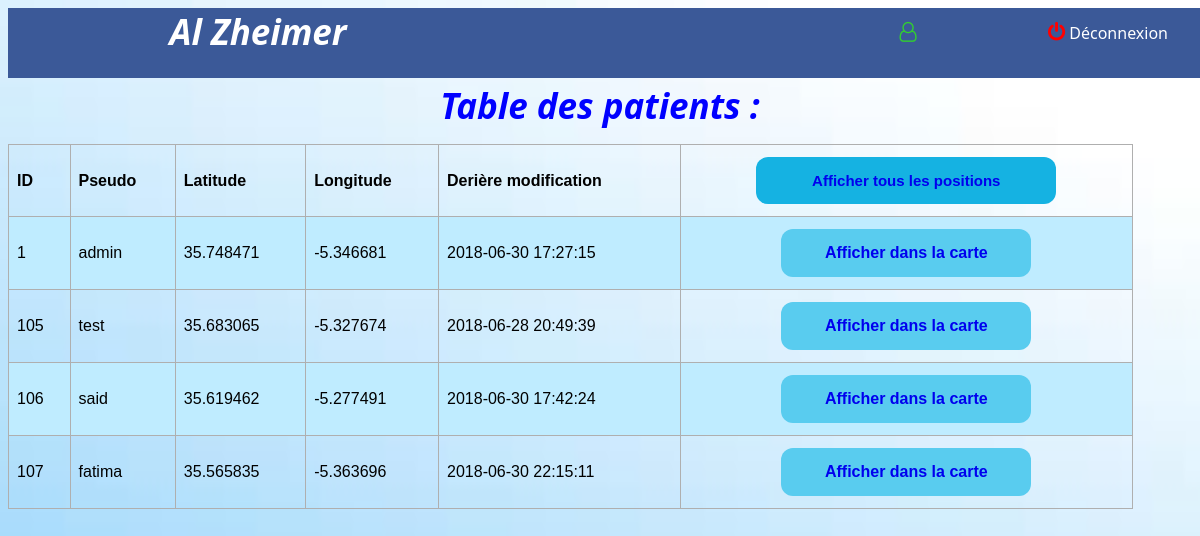
The page /Partie_Web/admin/admin.php on the database its author committed.
### tables this page shows
CREATE TABLE IF NOT EXISTS `map` (
  `id` int(3) NOT NULL AUTO_INCREMENT,
  `pseudo` varchar(30) NOT NULL,
  `longitude` decimal(10,6) NOT NULL,
  `latitude` decimal(10,6) NOT NULL,
  `date_creation` datetime NOT NULL DEFAULT CURRENT_TIMESTAMP,
  PRIMARY KEY (`id`),
  KEY `pseudo` (`pseudo`)
);

### Partie_Web/admin/admin.php (the view, shortened to what this page needs)
<?php
include('header.php');
?>
<!DOCTYPE html>
<html lang="fr">
	<head>
		<link rel="stylesheet" href="../css/admincss.css">
	</head>
	<body style=" background-image: url(../images/pg.jpg);
	 background-repeat: no-repeat;
	 background-size:100% 100%;
	 " >
<div style="padding-top: 5%; padding-bottom: 100%;">
	<div style="margin: 5px; padding: 5px; text-align: center;"><h1 style="color: blue;">Table des patients :</h1></div>
		<div>
		<table style="border-radius: 12px;">
  <tr>
   <th >ID</th>
    <th>Pseudo</th>
    <th>Latitude</th>
    <th>Longitude</th>
    <th>Derière modification</th>
    <th style="text-align: center;"><button style="background-color:#15B2E2;
															border: none;
															width: 300px;
															transition-duration: 0.4s;
														padding: 15px 32px;
														text-decoration: none;
														display: inline-block;
														border-radius: 12px;
														font-size: 15px;
														margin: 4px 2px;
	cursor: pointer;"><a href="SQLtoXML.php" style="font-weight: bold; text-decoration: none;">Afficher tous les positions </a> </button></th>
  </tr>
  <?php
			$db = new PDO('mysql:host=localhost;dbname=google_maps','root','');
			$reponse = $db->query(" SELECT * FROM map ");
			while($row=$reponse->fetch())
			{
				echo '
				<tr>
							<td>'.$row['id'].'</td>
							<td>'.$row['pseudo'].'</td>
							<td>'.$row['latitude'].'</td>
							<td>'.$row['longitude'].'</td>
							<td>'.$row['date_creation'].'</td>
							<td style="text-align: center;"><button style="background-color: #59CCEF;
								border: none;
								width: 250px;
								padding: 15px 32px;
									text-decoration: none;
									display: inline-block;
										font-size: 16px;
								border-radius: 12px;
								margin: 4px 2px;
								cursor: pointer;"><a href="SQLtoXML1.php?q='.$row['id'].'" style="font-weight: bold; text-decoration: none;">Afficher dans la carte</a> </button>
							</td>
  				</tr> ';
			}
			?>
</table>
</div>
</div>
</body>
</html>

### Partie_Web/admin/header.php (shortened to what this page needs)
<?php
$username = $_SESSION['uname'];
?>
<!doctype html>
<html>
	<head>
<link rel="stylesheet" href="https://cdnjs.cloudflare.com/ajax/libs/font-awesome/4.7.0/css/font-awesome.min.css">
	</head>
	<body>
		<nav style="position: fixed; width: 100%;">
	 	 <ul>
  			<li><a  href="deconnection.php"> <i class="fa fa-power-off" style="font-size:20px;color:red"></i>  Déconnexion</a></li>
  			<li><a href="admin.php"> <i class="fa fa-user-o" style="font-size:20px;color:limegreen"></i>  <?php echo $username; ?></a></li>
  			<li id="tt" style="float: left; width: 500px; text-align: center;"><h1>Al Zheimer</h1></li>
		 </ul>
		</nav>
	</body>
</html>

### Partie_Web/css/admincss.css (style rules this page uses)
ul { list-style-type: none; margin: 0; padding: 0; }
li { display: inline; width: 200px; margin: auto; padding: inherit; }
h1 { margin: auto; padding:inherit; }
table { font-family: arial, sans-serif; border-collapse: collapse; width: 95%; border-radius: 12px; }
td, th { border: 1px solid #AFAFAF; text-align: left; padding: 8px; }
tr:nth-child(even) { background-color:#BFECFF; }

### Partie_Web/admin/header.php (style rules this page uses)
body { font-family: Segoe, Segoe UI, DejaVu Sans, Trebuchet MS, Verdana," sans-serif"; }
ul { list-style-type: none; margin: auto; padding: auto; overflow: hidden; background-color: #3b5998; height: 70px; display: block; position: fixed; width: 100%; }
li { float: right; height: 70px; margin: auto; padding: auto; }
li a { display: block; color: white; text-align: center; padding: 14px 16px; text-decoration: none; height: 70px; }
h1 { color: white; font-size: 35px; font-style: italic; margin: 12px auto auto auto; padding: inherit; height: auto; width: auto; }

### rows shown on the page
map: id "1", pseudo "admin", latitude "35.748471", longitude "-5.346681", date_creation "2018-06-30 17:27:15"
map: id "105", pseudo "test", latitude "35.683065", longitude "-5.327674", date_creation "2018-06-28 20:49:39"
map: id "106", pseudo "said", latitude "35.619462", longitude "-5.277491", date_creation "2018-06-30 17:42:24"
map: id "107", pseudo "fatima", latitude "35.565835", longitude "-5.363696", date_creation "2018-06-30 22:15:11"
